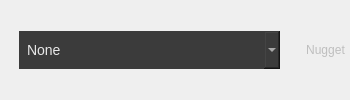
     <widget class="QWidget" name="deviceBar" native="true">
      <layout class="QHBoxLayout" name="horizontalLayout_4">
       <property name="spacing">
        <number>1</number>
       </property>
       <property name="leftMargin">
        <number>0</number>
       </property>
       <property name="topMargin">
        <number>0</number>
       </property>
       <property name="rightMargin">
        <number>0</number>
       </property>
       <property name="bottomMargin">
        <number>0</number>
       </property>
       <item>
        <widget class="QWidget" name="horizontalWidget_2" native="true">
         <property name="minimumSize">
          <size>
           <width>300</width>
           <height>0</height>
          </size>
         </property>
         <layout class="QHBoxLayout" name="horizontalLayout_19">
          <property name="spacing">
           <number>1</number>
          </property>
          <property name="leftMargin">
           <number>0</number>
          </property>
          <property name="topMargin">
           <number>0</number>
          </property>
          <property name="rightMargin">
           <number>0</number>
          </property>
          <property name="bottomMargin">
           <number>0</number>
          </property>
          <item>
           <widget class="QWidget" name="horizontalWidget_3" native="true">
            <property name="sizePolicy">
             <sizepolicy hsizetype="Preferred" vsizetype="Preferred">
              <horstretch>0</horstretch>
              <verstretch>0</verstretch>
             </sizepolicy>
            </property>
            <layout class="QHBoxLayout" name="horizontalLayout_15">
             <property name="spacing">
              <number>0</number>
             </property>
             <property name="leftMargin">
              <number>0</number>
             </property>
             <property name="topMargin">
              <number>0</number>
             </property>
             <property name="rightMargin">
              <number>0</number>
             </property>
             <property name="bottomMargin">
              <number>0</number>
             </property>
             <item>
              <widget class="QToolButton" name="phoneIconBtn">
               <property name="enabled">
                <bool>false</bool>
               </property>
               <property name="styleSheet">
                <string notr="true">QToolButton {
	border-top-right-radius: 0px;
	border-bottom-right-radius: 0px;
}</string>
               </property>
               <property name="icon">
                <iconset resource="resources.qrc">
                 <normaloff>:/icon/phone.svg</normaloff>:/icon/phone.svg</iconset>
               </property>
              </widget>
             </item>
             <item>
              <widget class="QComboBox" name="devicePicker">
               <property name="styleSheet">
                <string notr="true">#devicePicker {
	background-color: #3b3b3b;
    border: none;
    color: #e8e8e8;
    font-size: 14px;
    min-height: 38px;
	min-width: 35px;
	padding-left: 8px;
}

#devicePicker::drop-down {
    image: url(:/icon/caret-down-fill.svg);
	icon-size: 16px;
    subcontrol-position: right center;
	margin-right: 8px;
}

#devicePicker QAbstractItemView {
	background-color: #3b3b3b;
    outline: none;
	margin-top: 1px;
}

#devicePicker QAbstractItemView::item {
	background-color: #3b3b3b;
	color: #e8e8e8;
	min-height: 38px;
    padding-left: 8px;
}

#devicePicker QAbstractItemView::item:hover {
    background-color: #535353;
    color: #ffffff;
}</string>
               </property>
               <property name="currentIndex">
                <number>-1</number>
               </property>
               <property name="placeholderText">
                <string notr="true">None</string>
               </property>
               <property name="duplicatesEnabled">
                <bool>true</bool>
               </property>
              </widget>
             </item>
            </layout>
           </widget>
          </item>
          <item>
           <widget class="QToolButton" name="refreshBtn">
            <property name="cursor">
             <cursorShape>PointingHandCursor</cursorShape>
            </property>
            <property name="styleSheet">
             <string notr="true">QToolButton {
	border-radius: 0px;
}</string>
            </property>
            <property name="icon">
             <iconset resource="resources.qrc">
              <normaloff>:/icon/arrow-clockwise.svg</normaloff>:/icon/arrow-clockwise.svg</iconset>
            </property>
            <property name="checkable">
             <bool>false</bool>
            </property>
            <property name="toolButtonStyle">
             <enum>Qt::ToolButtonIconOnly</enum>
            </property>
            <property name="cls" stdset="0">
             <string notr="true">btn</string>
            </property>
           </widget>
          </item>
         </layout>
        </widget>
       </item>
       <item>
        <widget class="QToolButton" name="titleBar">
         <property name="enabled">
          <bool>false</bool>
         </property>
         <property name="sizePolicy">
          <sizepolicy hsizetype="Expanding" vsizetype="Fixed">
           <horstretch>0</horstretch>
           <verstretch>0</verstretch>
          </sizepolicy>
         </property>
         <property name="styleSheet">
          <string notr="true">QToolButton {
	border-top-left-radius: 0px;
	border-bottom-left-radius: 0px;
}</string>
         </property>
         <property name="text">
          <string notr="true">Nugget</string>
         </property>
        </widget>
       </item>
      </layout>
     </widget>
